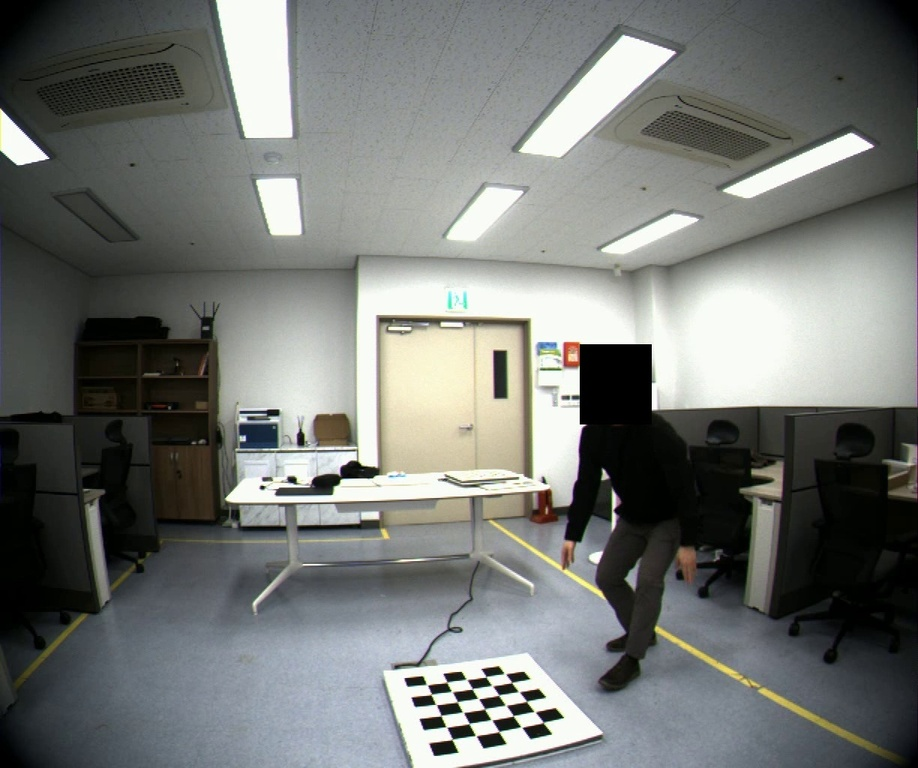
#> input picture coord_test/Hik_2_frame2189.jpg, 918 x 768 px, shrunk from 1224 x 1024 before the run
$ python coord_test.py
#> lines starting #> are read from the running program, lines starting #| are printed output that depends on the picture

import cv2
import numpy as np
import matplotlib.pyplot as plt

# Camera Intrinsic Parameter
K = np.matrix([
    [726.012573, 0.000000, 615.539917],
    [0.000000, 724.575256, 523.566040],
    [0.000000, 0.000000, 1.000000],
])

# Camera Extrinsic Parameter (Rotation)
r = np.matrix([
    [-0.262846, -0.012075, 0.964762],
    [-0.006363, -0.999878, -0.014248],
    [0.964817, -0.009883, 0.262737],
])

# Camera Extrinsic Parameter (Translation)
t = np.matrix([-3.506606, 128.004700, 168.618835]).T

# Camera Distortion Parameter
distortion = np.array([-0.361906, 0.179266, -0.000213, 0.001141, -0.054861, 0, 0, 0])


def lensDistortion(camera_coord):
    d1, d2, t1, t2, d3, d4, d5, d6 = distortion
    z = camera_coord[2, 0]
    x = (camera_coord[0, 0] / z) if z != 0 else 0
    x2 = x**2
    y = (camera_coord[1, 0] / z) if z != 0 else 0
    y2 = y**2
    r2 = x**2 + y**2
    r4 = r2**2
    r6 = r2**3
    r_dist = (1 + d1*r2 + d2*r4 + d3*r6) / (1 + d4*r2 + d5*r4 + d6*r6);
    if r_dist < 0.5:
        r_dist = 0.5;
        camera_coord[3, 0] = 0

    xprime = x*r_dist + 2*t1*x*y + t2*(r2 + 2*x2)
    yprime = y*r_dist + 2*t2*x*y + t1*(r2 + 2*y2)
    camera_coord[0, 0] = xprime * z
    camera_coord[1, 0] = yprime * z
    return camera_coord;


# 1. OpenCV (projectPoints)
# World Coordinate System (0,0,0) to 3x1 Vector
# world_point = np.array([[0], [0], [0]], dtype=np.float64)

# World Coordinate System (3D) to Pixel Coordinate System (2D)
# pixel_coords_distorted = cv2.projectPoints(world_point, r, t, K, distortion)[0].squeeze()


# 2. OpenCV (projectPoints)
# World Coordinate System (0,0,0) to 3x1 Vector
# world_point = np.array([0, 0, 0], dtype=np.float64)

# The projectPoints function expects input points in the shape of (1, N, 3).
# pixel_coords_distorted = cv2.projectPoints(world_point.reshape(1, 1, 3), r, t, K, distortion)[0].squeeze()


# 3. without OpenCV

# World Coordinate System (0,0,0) to 3x1 Vector
world_point_homogeneous = np.array([[0], [0], [0], [1]])

# World Coordinate System (3D) to Camera Coordinate System (3D)
camera_coords = (r * world_point_homogeneous[:3]) + t

# Camera Coordinate System (3D) to Pixel Coordinate System (2D)
image_point_no_distortion = K * camera_coords

# Normalize to obtain pixel coordinates
x_no_distortion = image_point_no_distortion[0, 0] / image_point_no_distortion[2, 0]
y_no_distortion = image_point_no_distortion[1, 0] / image_point_no_distortion[2, 0]
pixel_coords_no_distortion = np.array([x_no_distortion, y_no_distortion])

# Camera Coordinate System (3D) to Pixel Coordinate System (2D)
image_point = K * lensDistortion(camera_coords)

# Normalize to obtain pixel coordinates
x = image_point[0, 0] / image_point[2, 0]
y = image_point[1, 0] / image_point[2, 0]
pixel_coords_distorted = np.array([x, y])


# Load Image
image_path = 'Hik_2_frame2189.jpg'
image = cv2.imread(image_path)
#> image is the input picture: shape (768, 918, 3); mean B, G, R 116.4, 119.5, 116.8

# BGR to RGB
image_rgb = cv2.cvtColor(image, cv2.COLOR_BGR2RGB)

# Draw Pixel
plt.imshow(image_rgb)
plt.scatter([pixel_coords_distorted[0]], [pixel_coords_distorted[1]], c='blue', marker='x')


# Show Result Image
plt.show()
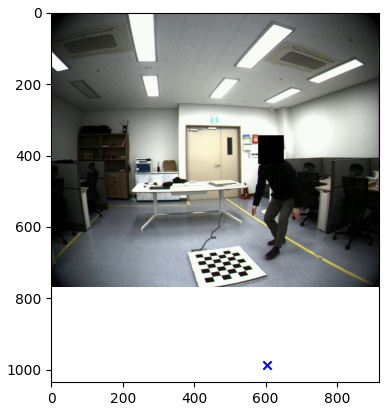
#> figure drawn by matplotlib, 1 panel

$ run again, with coord_test/Hik_3_frame2189.jpg copied over coord_test/Hik_2_frame2189.jpg
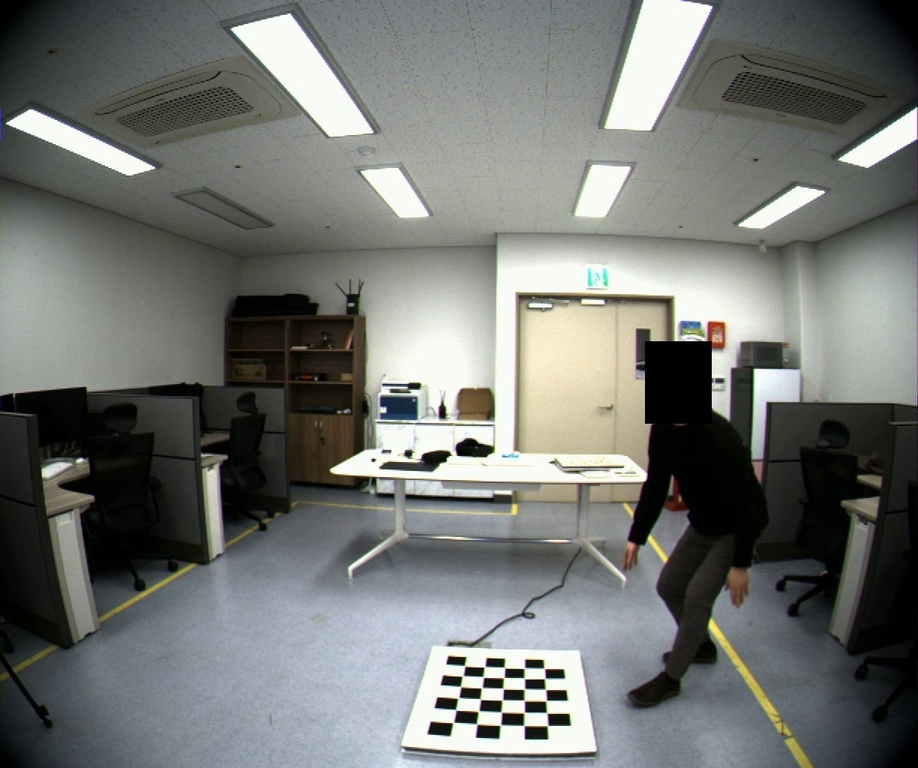
#> input picture coord_test/Hik_3_frame2189.jpg, 918 x 768 px, shrunk from 1224 x 1024 before the run
#> image is the input picture: shape (768, 918, 3); mean B, G, R 114.4, 117.7, 115
#> `plt.show()`:
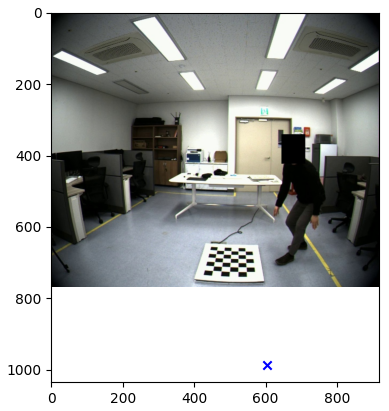
#> figure drawn by matplotlib, 1 panel
